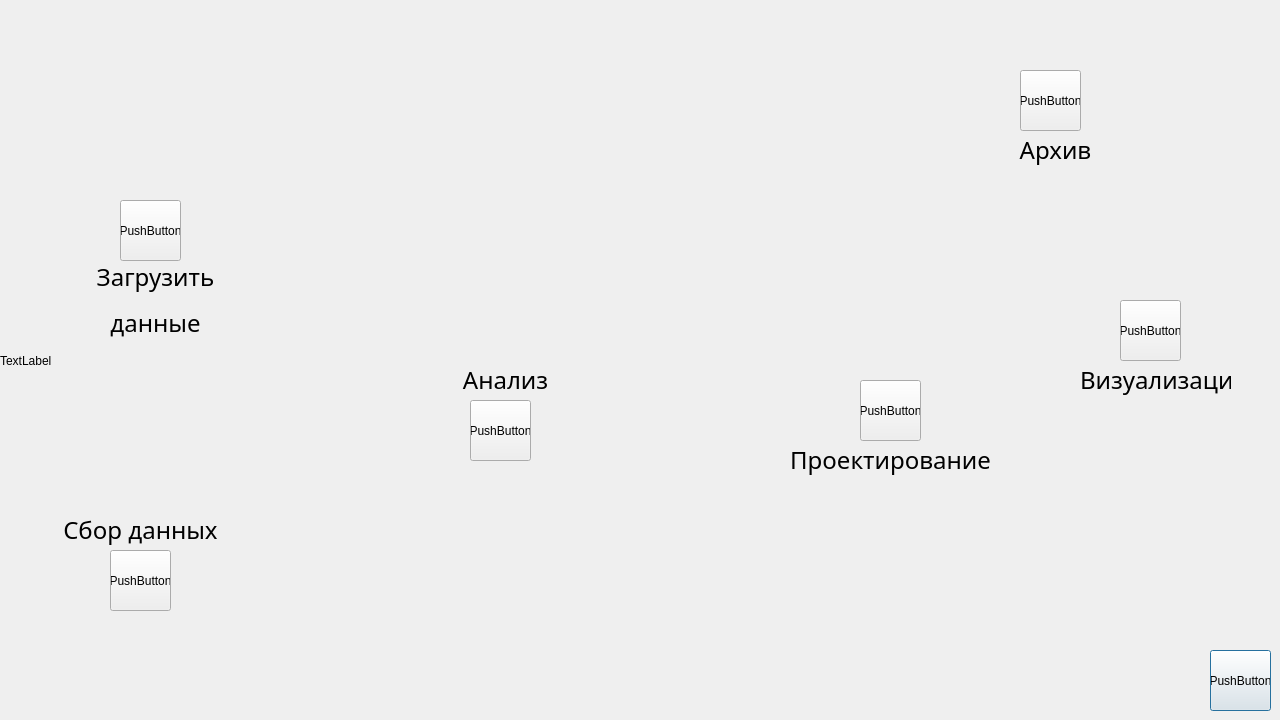
<?xml version="1.0" encoding="UTF-8"?>
<ui version="4.0">
 <class>mainForm</class>
 <widget class="QDialog" name="mainForm">
  <property name="geometry">
   <rect>
    <x>0</x>
    <y>0</y>
    <width>1280</width>
    <height>720</height>
   </rect>
  </property>
  <property name="windowTitle">
   <string>Инструмент планирования</string>
  </property>
  <property name="windowIcon">
   <iconset resource="../images/image.qrc">
    <normaloff>:/icons/ico.ico</normaloff>:/icons/ico.ico</iconset>
  </property>
  <widget class="QPushButton" name="pushButton">
   <property name="geometry">
    <rect>
     <x>1210</x>
     <y>650</y>
     <width>61</width>
     <height>61</height>
    </rect>
   </property>
   <property name="text">
    <string>PushButton</string>
   </property>
  </widget>
  <widget class="QPushButton" name="pushButton_2">
   <property name="geometry">
    <rect>
     <x>110</x>
     <y>550</y>
     <width>61</width>
     <height>61</height>
    </rect>
   </property>
   <property name="styleSheet">
    <string notr="true">background-image: url(:/icons/point.png);
</string>
   </property>
   <property name="text">
    <string>PushButton</string>
   </property>
  </widget>
  <widget class="QPushButton" name="pushButton_3">
   <property name="geometry">
    <rect>
     <x>120</x>
     <y>200</y>
     <width>61</width>
     <height>61</height>
    </rect>
   </property>
   <property name="styleSheet">
    <string notr="true">background-image: url(:/icons/point.png);
</string>
   </property>
   <property name="text">
    <string>PushButton</string>
   </property>
  </widget>
  <widget class="QPushButton" name="pushButton_5">
   <property name="geometry">
    <rect>
     <x>470</x>
     <y>400</y>
     <width>61</width>
     <height>61</height>
    </rect>
   </property>
   <property name="text">
    <string>PushButton</string>
   </property>
  </widget>
  <widget class="QPushButton" name="pushButton_6">
   <property name="geometry">
    <rect>
     <x>860</x>
     <y>380</y>
     <width>61</width>
     <height>61</height>
    </rect>
   </property>
   <property name="text">
    <string>PushButton</string>
   </property>
  </widget>
  <widget class="QPushButton" name="pushButton_7">
   <property name="geometry">
    <rect>
     <x>1020</x>
     <y>70</y>
     <width>61</width>
     <height>61</height>
    </rect>
   </property>
   <property name="text">
    <string>PushButton</string>
   </property>
  </widget>
  <widget class="QPushButton" name="pushButton_8">
   <property name="geometry">
    <rect>
     <x>1120</x>
     <y>300</y>
     <width>61</width>
     <height>61</height>
    </rect>
   </property>
   <property name="text">
    <string>PushButton</string>
   </property>
  </widget>
  <widget class="QLabel" name="label_2">
   <property name="geometry">
    <rect>
     <x>80</x>
     <y>260</y>
     <width>151</width>
     <height>81</height>
    </rect>
   </property>
   <property name="font">
    <font>
     <family>Impact</family>
     <pointsize>18</pointsize>
    </font>
   </property>
   <property name="text">
    <string>&lt;html&gt;&lt;head/&gt;&lt;body&gt;&lt;p align=&quot;center&quot;&gt;Загрузить&lt;/p&gt;&lt;p align=&quot;center&quot;&gt;данные&lt;/p&gt;&lt;/body&gt;&lt;/html&gt;</string>
   </property>
  </widget>
  <widget class="QLabel" name="label_3">
   <property name="geometry">
    <rect>
     <x>60</x>
     <y>490</y>
     <width>161</width>
     <height>81</height>
    </rect>
   </property>
   <property name="font">
    <font>
     <family>Impact</family>
     <pointsize>18</pointsize>
    </font>
   </property>
   <property name="text">
    <string>&lt;html&gt;&lt;head/&gt;&lt;body&gt;&lt;p align=&quot;center&quot;&gt;Сбор данных&lt;/p&gt;&lt;/body&gt;&lt;/html&gt;</string>
   </property>
  </widget>
  <widget class="QLabel" name="label_5">
   <property name="geometry">
    <rect>
     <x>430</x>
     <y>340</y>
     <width>151</width>
     <height>81</height>
    </rect>
   </property>
   <property name="font">
    <font>
     <family>Impact</family>
     <pointsize>18</pointsize>
    </font>
   </property>
   <property name="text">
    <string>&lt;html&gt;&lt;head/&gt;&lt;body&gt;&lt;p align=&quot;center&quot;&gt;Анализ&lt;/p&gt;&lt;/body&gt;&lt;/html&gt;</string>
   </property>
  </widget>
  <widget class="QLabel" name="label_6">
   <property name="geometry">
    <rect>
     <x>790</x>
     <y>420</y>
     <width>201</width>
     <height>81</height>
    </rect>
   </property>
   <property name="font">
    <font>
     <family>Impact</family>
     <pointsize>18</pointsize>
    </font>
   </property>
   <property name="text">
    <string>&lt;html&gt;&lt;head/&gt;&lt;body&gt;&lt;p align=&quot;center&quot;&gt;Проектирование&lt;/p&gt;&lt;/body&gt;&lt;/html&gt;</string>
   </property>
  </widget>
  <widget class="QLabel" name="label_7">
   <property name="geometry">
    <rect>
     <x>980</x>
     <y>110</y>
     <width>151</width>
     <height>81</height>
    </rect>
   </property>
   <property name="font">
    <font>
     <family>Impact</family>
     <pointsize>18</pointsize>
    </font>
   </property>
   <property name="text">
    <string>&lt;html&gt;&lt;head/&gt;&lt;body&gt;&lt;p align=&quot;center&quot;&gt;Архив&lt;/p&gt;&lt;/body&gt;&lt;/html&gt;</string>
   </property>
  </widget>
  <widget class="QLabel" name="label_8">
   <property name="geometry">
    <rect>
     <x>1080</x>
     <y>340</y>
     <width>151</width>
     <height>81</height>
    </rect>
   </property>
   <property name="font">
    <font>
     <family>Impact</family>
     <pointsize>18</pointsize>
    </font>
   </property>
   <property name="text">
    <string>&lt;html&gt;&lt;head/&gt;&lt;body&gt;&lt;p align=&quot;center&quot;&gt;Визуализация&lt;/p&gt;&lt;/body&gt;&lt;/html&gt;</string>
   </property>
  </widget>
  <widget class="QLabel" name="label_4">
   <property name="geometry">
    <rect>
     <x>0</x>
     <y>-10</y>
     <width>1281</width>
     <height>741</height>
    </rect>
   </property>
   <property name="styleSheet">
    <string notr="true">background-image:url(:/icons/b.jpg);
</string>
   </property>
   <property name="text">
    <string>TextLabel</string>
   </property>
  </widget>
  <zorder>label_4</zorder>
  <zorder>pushButton</zorder>
  <zorder>pushButton_2</zorder>
  <zorder>pushButton_3</zorder>
  <zorder>pushButton_5</zorder>
  <zorder>pushButton_6</zorder>
  <zorder>pushButton_7</zorder>
  <zorder>pushButton_8</zorder>
  <zorder>label_2</zorder>
  <zorder>label_3</zorder>
  <zorder>label_5</zorder>
  <zorder>label_6</zorder>
  <zorder>label_7</zorder>
  <zorder>label_8</zorder>
 </widget>
 <resources>
  <include location="../images/image.qrc"/>
 </resources>
 <connections/>
</ui>
